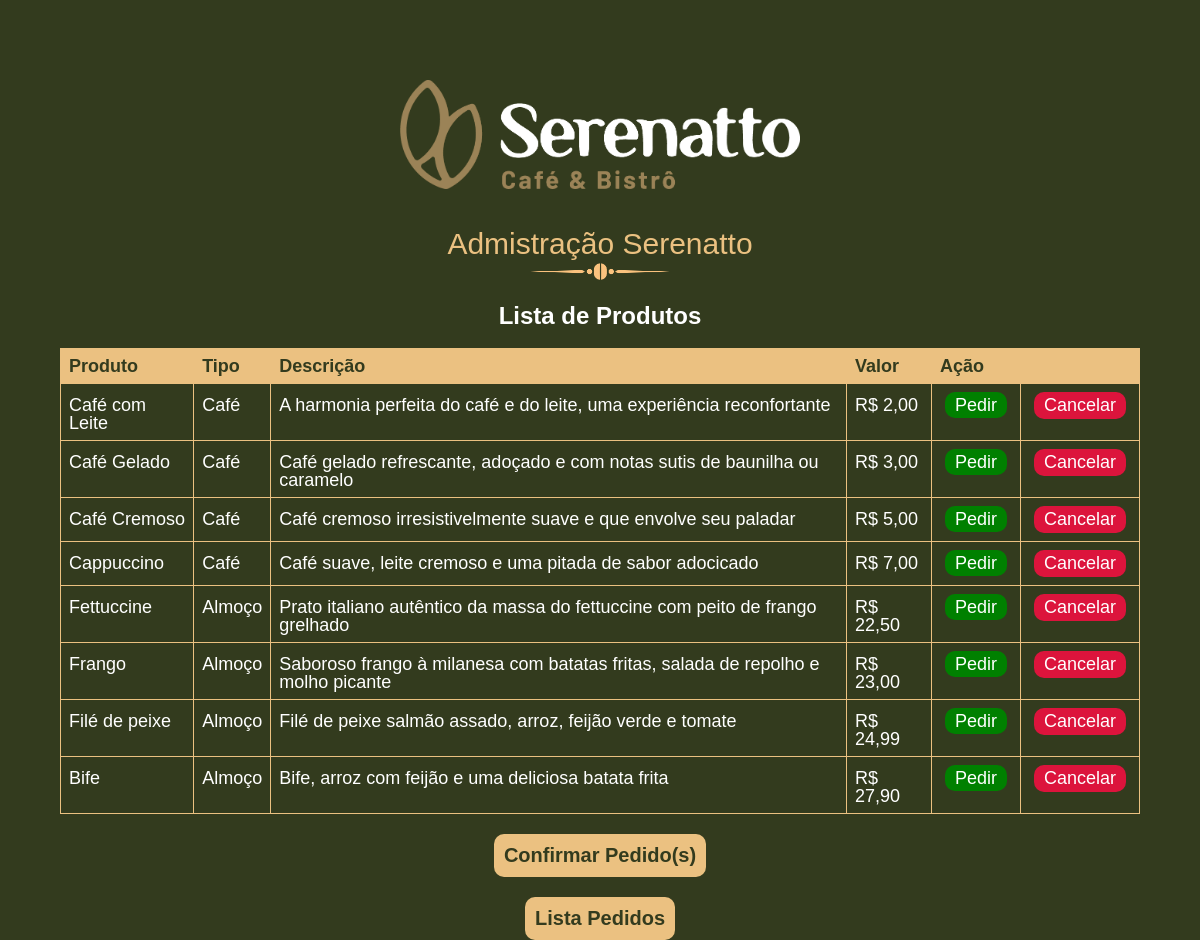
Page /home.php (signed in) on the committed database.
### tables this page shows
CREATE TABLE cardapio_cafe (
    id INT AUTO_INCREMENT PRIMARY KEY,
    cafe VARCHAR (256),
    tipo VARCHAR (256) NOT NULL DEFAULT 'Café',
    descricao VARCHAR (256),
    preco DECIMAL (10, 2),
    imagem VARCHAR (256)
);

CREATE TABLE cardapio_almoco (
    id INT AUTO_INCREMENT PRIMARY KEY,
    prato VARCHAR(256),
    tipo VARCHAR(256) NOT NULL DEFAULT 'Almoço',
    descricao VARCHAR(256),
    preco DECIMAL(10, 2),
    imagem VARCHAR(256)
);

### home.php (the view, shortened to what this page needs)
<?php
require 'repositories/pedido_almoco.class.php';
?>
<!DOCTYPE html>
<html>
<head>
    <link rel="stylesheet" href="styles/reset.css">
    <link rel="stylesheet" href="styles/index.css">
    <link rel="stylesheet" href="styles/administrador.css">
</head>
<body>
    <main>
        <section class="container-admin-banner">
            <img src="images/logo-serenatto-horizontal.png" class="logo-admin" alt="logo-serenatto">
            <h1>Admistração Serenatto</h1>
            <img class= "ornaments" src="images/ornaments-coffee.png" alt="ornaments">
        </section>
        <h2>Lista de Produtos</h2>
        <section class="container-table">
            <table>
                <thead>
                    <tr>
                    <th>Produto</th>
                    <th>Tipo</th>
                    <th>Descrição</th>
                    <th>Valor</th>
                    <th colspan="2">Ação</th>
                    </tr>
                </thead>
                <tbody>
                    <?php
                        $sql = 'SELECT * FROM cardapio_cafe ORDER BY preco';
                        $stmt = $pdo->query($sql);
                        $stmt->execute();
                        if ($stmt->rowCount() > 0) {
                            $exteriorizar = $stmt->fetchAll(PDO::FETCH_ASSOC);
                            foreach ($exteriorizar as $key) {
                                $formatar_preco = number_format((float)$key['preco'], 2, ',', '');
                    ?>
                    <tr>
                        <td><?php echo $key['cafe'];?></td>
                        <td><?php echo $key['tipo'];?></td>
                        <td><?php echo $key['descricao'];?></td>
                        <td><?php echo 'R$ ' . $formatar_preco;?></td>
                        <td>
                            <a class="botao-editar" name="pedido_cafe" style="background-color: green;" href="pedido_cafe.php?id_pedido_cafe=<?php echo $key['id'];?>">Pedir</a>
                        </td>
                        <td>
                            <form method="POST">
                                <input type="submit" name="deletar_cafe" class="botao-excluir" value="Cancelar">
                            </form>
                        </td>
                    </tr>
                    <?php
                            }
                        }
                    ?>
                    <?php
                        $sql = 'SELECT * FROM cardapio_almoco ORDER BY preco';
                        $stmt = $pdo->query($sql);
                        $stmt->execute();
                        if ($stmt->rowCount() > 0) {
                            $exteriorizar = $stmt->fetchAll(PDO::FETCH_ASSOC);
                            foreach ($exteriorizar as $key) {
                                $formatar_preco = number_format((float)$key['preco'], 2, ',', '');
                    ?>
                    <tr>
                        <td><?php echo $key['prato'];?></td>
                        <td><?php echo $key['tipo'];?></td>
                        <td><?php echo $key['descricao'];?></td>
                        <td><?php echo 'R$ ' . $formatar_preco;?></td>
                        <td>
                            <a class="botao-editar" name="pedido_almoco" style="background-color: green;" href="pedido_almoco.php?id_pedido_almoco=<?php echo $key['id'];?>">Pedir</a>
                        </td>
                        <td>
                            <form method="POST">
                                <input type="submit" name="deletar_almoco" class="botao-excluir" value="Cancelar">
                            </form>
                        </td>
                    </tr>
                    <?php
                            }
                        }
                    ?>
                </tbody>
            </table>
            <button class="botao-cadastrar" name="confirmar_pedidos">Confirmar Pedido(s)</button>
            <form action="lista_pedidos.php" method="POST">
                <input type="submit" class="botao-cadastrar" value="Lista Pedidos"></input>
            </form>
        </section>
    </main>
</body>
</html>

### styles/index.css (style rules this page uses)
body { background-color: #333B1E; font-family: 'Barlow', sans-serif; }
main { height: 100vh; }
h2 { text-align: center; font-size: 48px; margin: 20px 0px; color: #FFF; font-weight: bold; }
.ornaments { width: 200px; }

### styles/administrador.css (style rules this page uses)
body { font-family: 'Barlow', sans-serif; }
.container-admin-banner { display: flex; align-items: center; flex-direction: column; margin: 80px 0px 20px; }
.logo-admin { width: 400px; }
h2 { font-size: 24px; }
.container-table { display: flex; align-items: center; flex-direction: column; }
table { width: 90%; margin: auto 0; }
table, th, td { border: 1px solid #EBC181; }
table th { padding: 11px 0 11px; background-color: #EBC181; color: #333B1E; font-weight: bold; font-size: 18px; text-align: left; padding: 8px; }
table tr { border: 1px solid #ddd; }
table td { color: #FFF; font-size: 18px; padding: 8px; }
.container-admin-banner h1 { margin-top: 40px; font-size: 30px; color: #EBC181; }
table tbody tr td a, .cadastrar, .botao-cadastrar, .botao-excluir { padding: 3px 10px; border-radius: 10px; color: #FFFFFF; text-decoration: none; margin: 0 5px; transition: 0.7s; border: none; font-size: 18px; }
.botao-cadastrar { background: #EBC181; color: #333B1E; font-weight: 600; margin-top: 20px; font-size: 20px; border-radius: 10px; padding: 10px 10px; border: none; }
.botao-editar { background: #9B8357; }
.botao-excluir { background: crimson; }

### rows in the picture
cardapio_cafe: cafe "Café com Leite", tipo "Café", descricao "A harmonia perfeita do café e do leite, uma experiência reconfortante", preco "2,00"
cardapio_cafe: cafe "Café Gelado", tipo "Café", descricao "Café gelado refrescante, adoçado e com notas sutis de baunilha ou caramelo", preco "3,00"
cardapio_cafe: cafe "Café Cremoso", tipo "Café", descricao "Café cremoso irresistivelmente suave e que envolve seu paladar", preco "5,00"
cardapio_cafe: cafe "Cappuccino", tipo "Café", descricao "Café suave, leite cremoso e uma pitada de sabor adocicado", preco "7,00"
cardapio_almoco: prato "Fettuccine", tipo "Almoço", descricao "Prato italiano autêntico da massa do fettuccine com peito de frango grelhado", preco "22,50"
cardapio_almoco: prato "Frango", tipo "Almoço", descricao "Saboroso frango à milanesa com batatas fritas, salada de repolho e molho picante", preco "23,00"
cardapio_almoco: prato "Filé de peixe", tipo "Almoço", descricao "Filé de peixe salmão assado, arroz, feijão verde e tomate", preco "24,99"
cardapio_almoco: prato "Bife", tipo "Almoço", descricao "Bife, arroz com feijão e uma deliciosa batata frita", preco "27,90"
